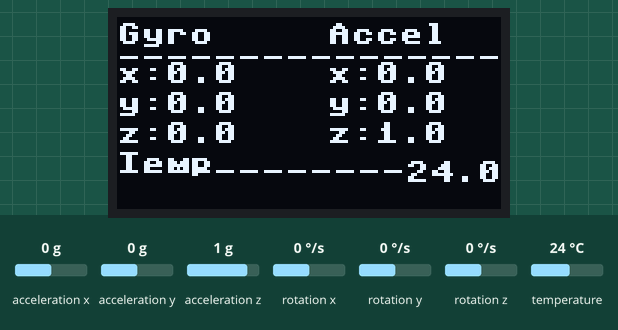
The program below on a simulated ESP32 board running MicroPython. On the bench: 128×64 one-colour display. The test bench sets the inputs (shaded band); at power-on: acceleration x 0 g, acceleration y 0 g, acceleration z 1 g, rotation x 0 °/s, rotation y 0 °/s, rotation z 0 °/s, temperature 24 °C. What the program prints to the serial console is not drawn.

Above: at 1.2 s.
1.3 s: acceleration x set to -1.4 g
At 2.5 s:
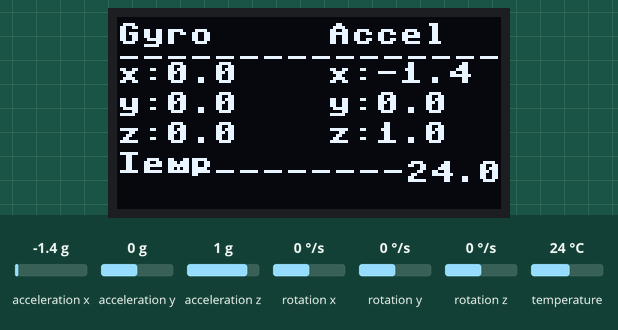
2.8 s: acceleration y set to -1.4 g
At 3.9 s:
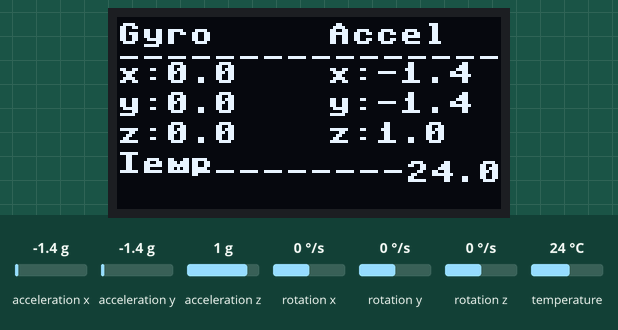
4.3 s: acceleration z set to -1.4 g
At 5.5 s:
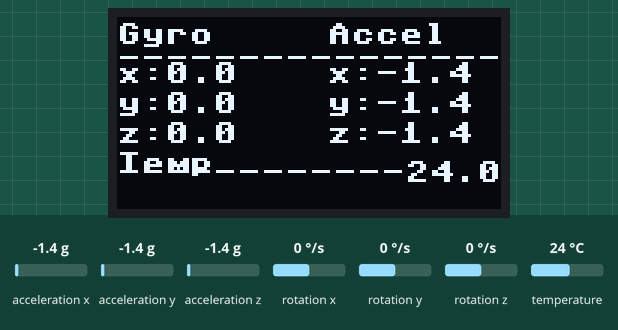
5.8 s: rotation x set to -192 °/s
At 7.1 s:
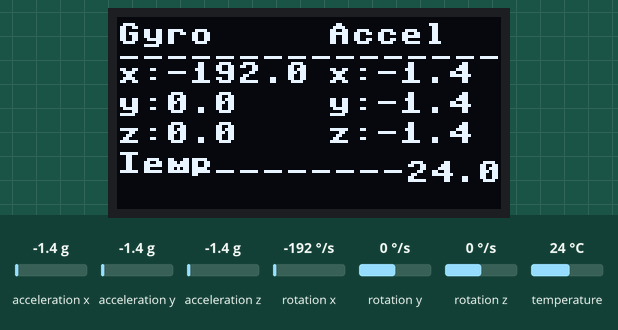
7.4 s: rotation y set to -192 °/s
At 8.6 s:
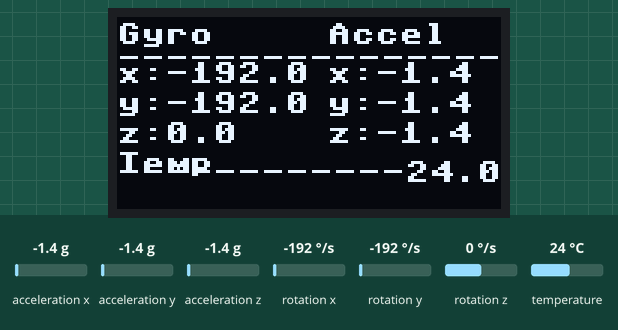
8.9 s: rotation z set to -192 °/s
At 10.2 s:
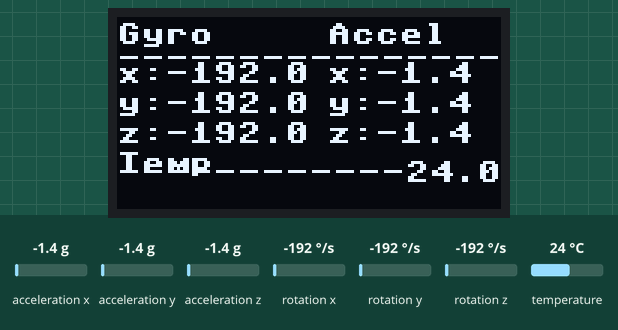
Timing chart, 0 to 11.5 s (numbered marks = the images above; inputs shaded):
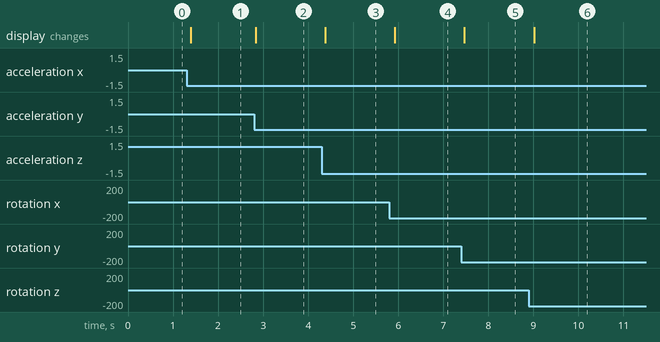

The program:

oled-mpu6050.py
```python
from machine import Pin, I2C
import ssd1306
import mpu6050
import time


# ESP32 Pin assignment
i2c = I2C(0, scl=Pin(22), sda=Pin(21))

oled_width = 128 # largura
oled_height = 64 # altura
oled = ssd1306.SSD1306_I2C(oled_width, oled_height, i2c)

mpu = mpu6050.MPU6050(i2c)

# wake up the MPU6050 from sleep
mpu.wake()
gyro = ""
accel = ""
temp = ""
# continuously print the data
while True:
    new_gyro = mpu.read_gyro_data()
    new_accel = mpu.read_accel_data()
    temperature = mpu.read_temperature()
    if(new_gyro != gyro or new_accel != accel or temperature != temp):
      gyro = new_gyro
      accel = new_accel
      temp = temperature
      print("Gyro: " + str(gyro) + ", Accel: " + str(accel))
      oled.fill(0)
      oled.text("Gyro", 0, 2)
      oled.text("-----------------", 0, 10)
      oled.text("x:"+ str(round(gyro[0],2)), 0, 15)
      oled.text("y:"+ str(round(gyro[1],2)), 0, 25)
      oled.text("z:"+ str(round(gyro[2],2)), 0, 35)
      oled.text("Accel", 70, 2)
      oled.text("x:"+ str(round(accel[0],2)), 70, 15)
      oled.text("y:"+ str(round(accel[1],2)), 70, 25)
      oled.text("z:"+ str(round(accel[2],2)), 70, 35)
      oled.text("Temp", 0, 45)
      oled.text("------------"+str(temperature), 0, 48)

      oled.show()
    time.sleep(0.1)
```

Measured:
- after the input at 1.3 s, the display: changes after 0.10 s (image 1)
- after the input at 2.8 s, the display: changes at once (image 2)
- after the input at 4.3 s, the display: changes after 0.08 s (image 3)
- after the input at 5.8 s, the display: changes after 0.13 s (image 4)
- after the input at 7.4 s, the display: changes after 0.07 s (image 5)
- after the input at 8.9 s, the display: changes after 0.11 s (image 6)
